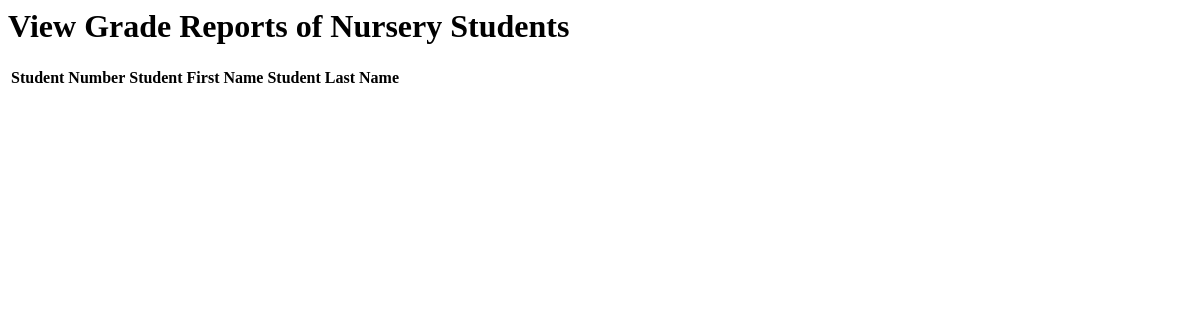
Before: /GradeReportListNursery with the older database file.
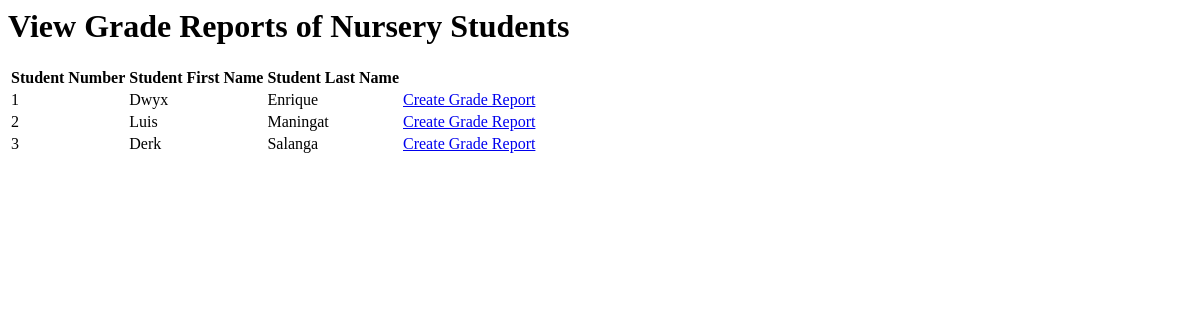
After: the same page with the newer database file.
### sis_app/models.py (models this page shows)
class Account(models.Model):
    username = models.CharField(max_length=128)
    password = models.CharField(max_length=128)#passwords should be stored hashed
    class Meta:
        abstract=True # Don't use this line if you want Contact to have its own table

class Student(Account):
    student_firstname = models.CharField(max_length=128, default=None)#
    student_lastname = models.CharField(max_length=128, default=None)#
    student_middlename = models.CharField(max_length=128, default=None)
    student_nickname = models.CharField(max_length=128, default=None)
    student_birthday = models.DateField(default=datetime.date.today())
    grade_levels = [
        ('Nursery','Nursery'),
        ('Kinder 1','Kinder 1'),
        ('Kinder 2', 'Kinder 2')
    ]
    student_grade_level = models.CharField(max_length=128, choices=grade_levels, default='Nursery')#
    status =[
    ('Not Enrolled','Not Enrolled'),
    ('Enrolled', 'Enrolled'),
    ]#
    enrollment_status = models.CharField(max_length=20, choices=status,default='Not Enrolled')#
    student_schoolyear_start=models.IntegerField(('year'), validators=[MinValueValidator(2000)], default=None)#
    student_address = models.CharField(max_length=300, default=None)
    student_religion = models.CharField(max_length=128, default=None)
    student_nationality = models.CharField(max_length=128, default=None)
    student_hobbies = models.TextField(max_length=500, default=None)
    student_likes = models.TextField(max_length=500, default=None)
    student_dislikes = models.TextField(max_length=500, default=None)
    student_shm = models.TextField(max_length=500, default=None)
    student_allergies = models.TextField(max_length=500, default=None)
    student_sd = models.TextField(max_length=500, default=None)
    student_oconsiderations = models.TextField(max_length=500, default=None)
    student_guardianemail = models.EmailField(max_length = 254, default=None)
    student_f_firstname = models.CharField(max_length=128, default=None)
    student_f_lastname = models.CharField(max_length=128, default=None)
    student_f_middlename = models.CharField(max_length=128, default=None)
    student_f_telno = models.CharField(max_length=128, default=None)
    student_f_address = models.CharField(max_length=300, default=None)
    student_f_occupation = models.CharField(max_length=128, default=None)
    student_f_employer = models.CharField(max_length=128, default=None)
    student_f_oaddress = models.CharField(max_length=300, default=None)
    student_f_otelno = models.CharField(max_length=128, default=None)
    student_f_natureofbusiness = models.CharField(max_length=128, default=None)
    student_m_firstname = models.CharField(max_length=128, default=None)
    student_m_lastname = models.CharField(max_length=128, default=None)
    student_m_middlename = models.CharField(max_length=128, default=None)
    student_m_telno = models.CharField(max_length=128, default=None)
    student_m_address = models.CharField(max_length=300, default=None)
    student_m_occupation = models.CharField(max_length=128, default=None)
    student_m_employer = models.CharField(max_length=128, default=None)
    student_m_oaddress = models.CharField(max_length=300, default=None)
    student_m_otelno = models.CharField(max_length=128, default=None)
    student_m_natureofbusiness = models.CharField(max_length=128, default=None)
    student_sibling_name = models.CharField(max_length=300, default=None)
    student_sibling_gender = models.CharField(max_length=128, default=None)
    student_sibling_age = models.IntegerField(default=None)
    student_sibling_school=models.CharField(max_length=300, default=None)
    student_medexp = models.BooleanField(default = False)
    student_rules = models.BooleanField(default = False)
    student_accuracy = models.BooleanField(default = False)
    student_signedname = models.CharField(max_length=300, default=None)
    student_signdate = models.DateField(default=datetime.date.today())
    enrollment_plan_choices =[
    ('Annually','Annually'),
    ('Bi-Annually', 'Bi-Annually'),
    ('Quarterly', 'Quarterly'),
    ]
    student_enrollment_plan = models.CharField(max_length=20, choices=enrollment_plan_choices,default='Annually')

### sis_app/views.py (the view)
# urls.py: path('GradeReportListNursery',views.GradeReportList_Nursery, name="grade_report_nursery"),
def GradeReportList_Nursery(request):
    students = Student.objects.filter(student_grade_level = 'Nursery')
    student = {'studentList' : students}
    return render(request,"sis_app/GradeReportNursery_List.html", student)

### sis_app/templates/sis_app/GradeReportNursery_List.html (shortened to what this page needs)
<h1 class="pageHeading">View Grade Reports of Nursery Students</h1>
<div class="table-container">
    <table class = "table table-borderless">
        <thead class= "border-bottom font-weight-bold">
            <tr>
                <th>Student Number</th>
                <th>Student First Name</th>
                <th>Student Last Name</th>
                <th></th>
                <th></th>
            </tr>
        </thead>
        <tbody>
            {% for student in studentList %}
            <tr>
                <td data-heading="Student ID">{{student.pk}}</td>
                <td data-heading="First Name">{{student.student_firstname}}</td>
                <td data-heading="Last Name">{{student.student_lastname}}</td>
                <td data-heading="Create Grade Report"><a href="{% url 'sis_app:grade_report_form_nursery' student.id %}">Create Grade Report</a>
                </td>
            </tr>
            {% endfor %}
        </tbody>
    </table>
</div>

Changed rows visible on the page:
added Student: pk "1", student_firstname "Dwyx", student_lastname "Enrique"
added Student: pk "2", student_firstname "Luis", student_lastname "Maningat"
added Student: pk "3", student_firstname "Derk", student_lastname "Salanga"
